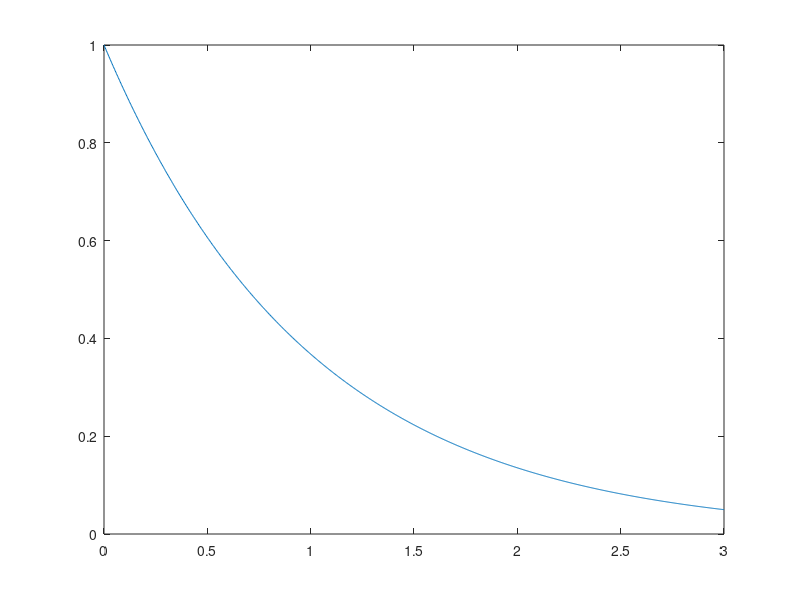
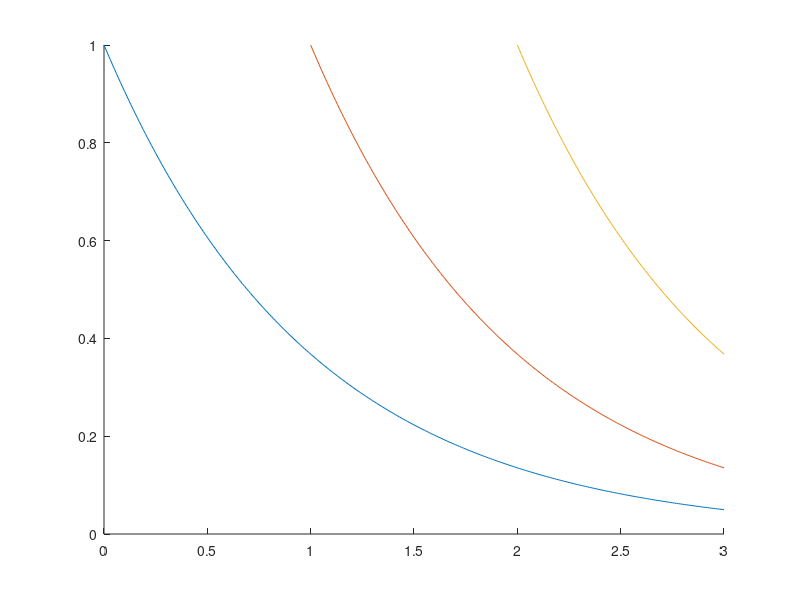

MATLAB code to generate these figures, in order:
xmin = 0;
xmax = 3;
xsteps = 1000;
li = 1;

x = xmin:(xmax-xmin)/xsteps:xmax;
y = exp(-x/li);
figure(1);
plot(x,y);

xshift = [0,1];
x1 = 0:.01:3; y1 =  exp(-x1/li);
x2 = 1:.01:3; y2 = exp(-(x2-1)/li);
x3 = 2:.01:3; y3 = exp(-(x3-2)/li);
figure(2); clf; hold on;
plot(x1,y1);
plot(x2,y2);
plot(x3,y3);